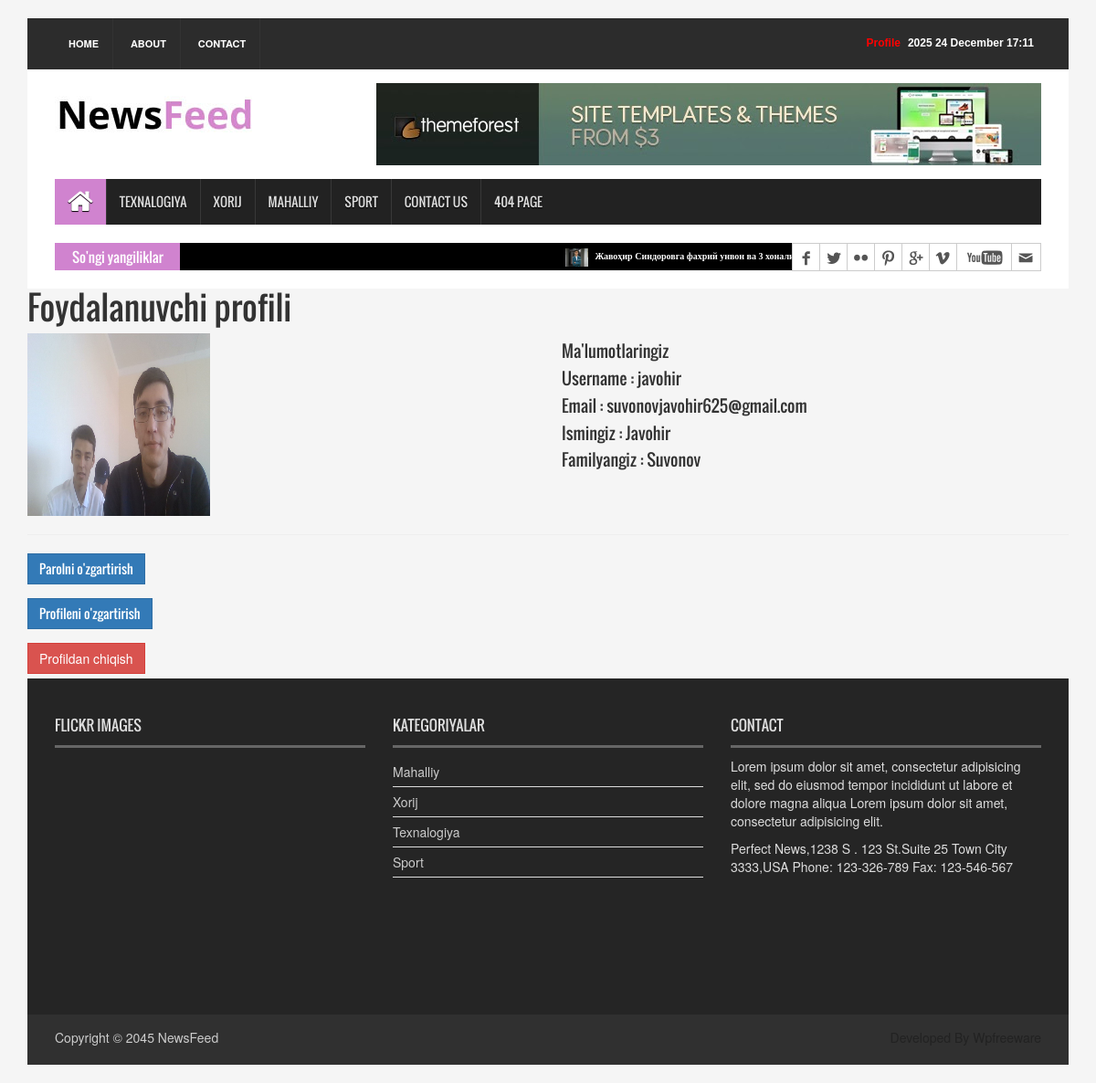
Before: /accounts/profile/ (signed in) with the older database file.
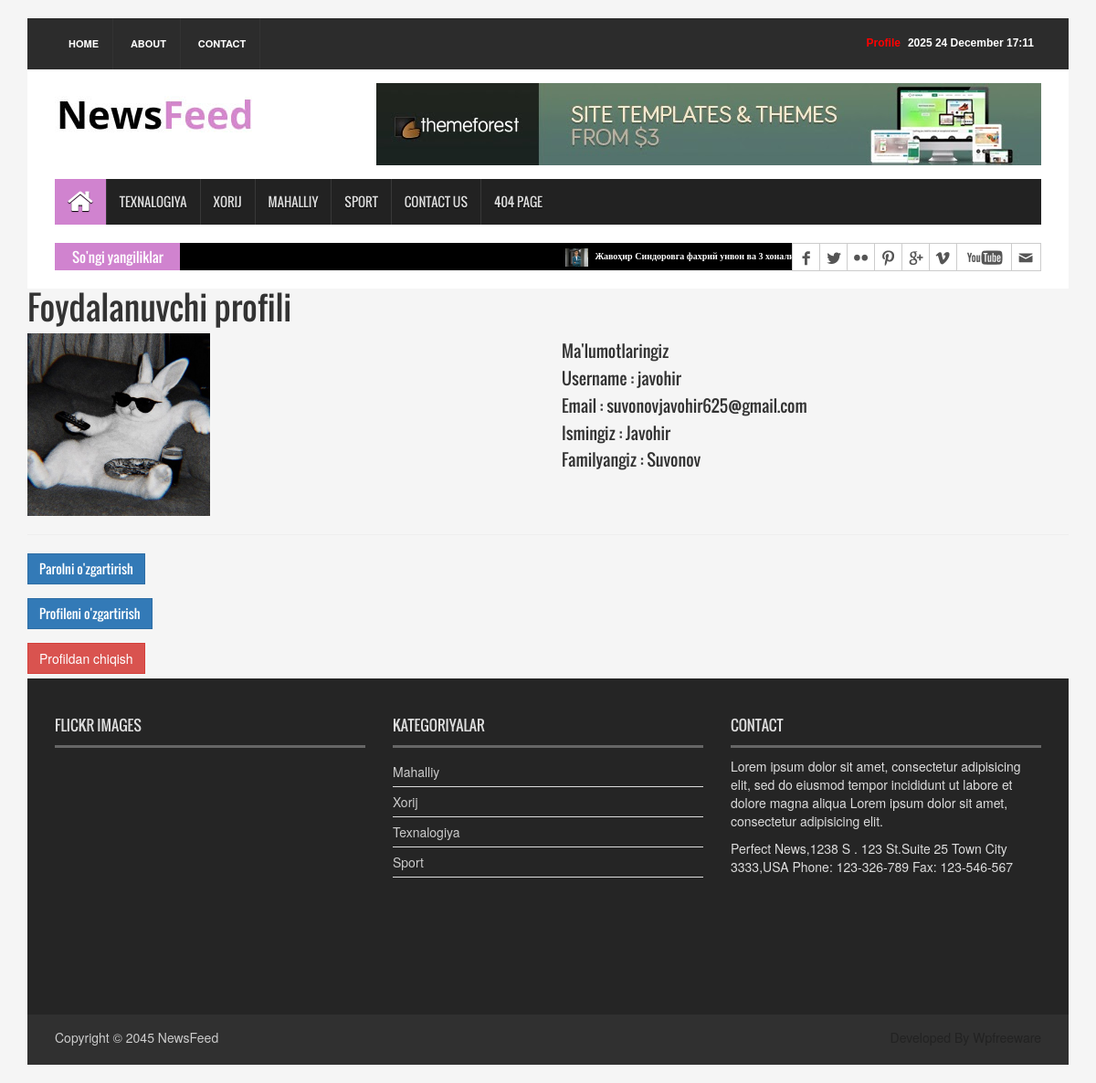
After: the same page with the newer database file.
### news_app/models.py (models this page shows, shortened)
class New(models.Model):
    class Status(models.TextChoices):
        Draft = "DF", "Draft"
        Published = "PB", "Published"
    title = models.CharField(max_length=250)
    slug = models.SlugField(max_length=250, unique=True, blank=True)
    body = models.TextField()
    image = models.ImageField(upload_to="news/images")
    category = models.ForeignKey(Category, on_delete=models.CASCADE)
    publish_time = models.DateTimeField(default=timezone.now)
    created_time = models.DateTimeField(auto_now_add=True)
    update_time = models.DateTimeField(auto_now=True)
    status = models.CharField(
        max_length=2, choices=Status.choices, default=Status.Draft
    )
    objects = models.Manager()
    published = PublishedManager()
    class Meta:
        ordering = ["-publish_time"]

class Category(models.Model):
    name = models.CharField(max_length=150)

### accounts/models.py (models this page shows, shortened)
class ProfileModel(models.Model):
    user = models.OneToOneField(User, on_delete=models.CASCADE , related_name='profile')
    image = models.ImageField(upload_to="users/", blank=True, null=True)
    date_of_birth = models.DateTimeField(blank=True , null=True)

### accounts/views.py (the view)
# urls.py: path("profile/", dashbord_view, name="profile"),
@login_required
def dashbord_view(request):
    user = request.user
    profile = request.user.profile
    context = {"user": user , "profile" : profile}
    return render(request, "pages/profile.html", context)

### news_app/context_compresser.py (called while the page is built)
def last_news(request) :
    last_news = New.published.all().order_by("-publish_time")[:10]
    context = {
        'last_news' : last_news
    }
    return context

def categories_list(request):
    categories_list = Category.objects.all()
    context = {
        'categories' : categories_list
    }
    return context

### news_app/models.py (called while the page is built)
    def get_queryset(self):
        return super().get_queryset().filter(status  =  New.Status.Published)

### templates/pages/profile.html (shortened to what this page needs)
{% extends "news/base.html" %}
{% load static %}
{% block content %}
<h1>Foydalanuvchi profili</h1>
<div class="row">
    <div class=" col col-md-6">
        <img src="{{profile.image.url}}" style="width: 200px; height: 200px;" alt="{{profile.user.username}}">
    </div>
    <div class=" col col-md-6">
        <h4>Ma'lumotlaringiz</h4>
        <h4>Username : {{user.username}}</h4>
        <h4>Email : {{user.email}}</h4>
        <h4>Ismingiz : {{user.first_name}}</h4>
        <h4>Familyangiz : {{user.last_name}}</h4>
    </div>
</div>
<hr>
<h5><a class="btn btn-primary" href="{% url 'password_change' %}">Parolni o'zgartirish</a></h5>
<h5><a class="btn btn-primary" href="{% url 'profile_edit' %}">Profileni o'zgartirish</a></h5>
<form action="{% url 'logout' %}" method="post">
    <button class="btn btn-danger" type="submit">Profildan chiqish</button>
</form>
{% endblock content %}

### templates/news/base.html (shortened to what this page needs)
{% load static %}
<!DOCTYPE html>
<html>
<head>
    <link rel="stylesheet" type="text/css" href="{% static 'css/bootstrap.min.css' %}">
    <link rel="stylesheet" type="text/css" href="{% static 'css/font-awesome.min.css'%}">
    <link rel="stylesheet" type="text/css" href="{% static 'css/animate.css'%}">
    <link rel="stylesheet" type="text/css" href="{% static 'css/font.css'%}">
    <link rel="stylesheet" type="text/css" href="{% static 'css/li-scroller.css'%}">
    <link rel="stylesheet" type="text/css" href="{% static 'css/slick.css'%}">
    <link rel="stylesheet" type="text/css" href="{% static 'css/jquery.fancybox.css'%}">
    <link rel="stylesheet" type="text/css" href="{% static 'css/theme.css'%}">
    <link rel="stylesheet" type="text/css" href="{% static 'css/style.css'%}">
</head>
<body>
    <div class="container">
        <header id="header">
            <div class="row">
                <div class="col-lg-12 col-md-12 col-sm-12">
                    <div class="header_top">
                        <div class="header_top_left">
                            <ul class="top_nav">
                                <li><a href="{% url 'home' %}">Home</a></li>
                                <li><a href="#">About</a></li>
                                <li><a href="{% url 'contact-us' %}">Contact</a></li>
                            </ul>
                        </div>
                        <div class="header_top_right">
                            <p> {% now "Y j F H:i" %}</p>
                            {% if request.user.is_authenticated %}
                            <p><a href="{% url 'profile' %}" style="color: red;">Profile</a></p>
                            {% else %}
                            <p><a href="{% url 'login' %}" style="color: red;">Kirish</a></p>
                            {% endif %}
                        </div>
                    </div>
                </div>
                <div class="col-lg-12 col-md-12 col-sm-12">
                    <div class="header_bottom">
                        <div class="logo_area"><a href="index.html" class="logo"><img src="images/logo.jpg" alt=""></a>
                        </div>
                        <div class="add_banner"><a href="#"><img src="{% static 'images/addbanner_728x90_V1.jpg' %}"
                                    alt=""></a>
                        </div>
                    </div>
                </div>
            </div>
        </header>
        <section id="navArea">
            <nav class="navbar navbar-inverse" role="navigation">
                <div id="navbar" class="navbar-collapse collapse">
                    <ul class="nav navbar-nav main_nav">
                        <li class="active">
                            <a href="{% url 'home' %}">
                                <span class="fa fa-home desktop-home"></span>
                            </a>
                        </li>
                        <li><a href="{% url 'texno_page' %}">Texnalogiya</a></li>
                        <li><a href="{% url 'foreign_page' %}">Xorij</a></li>
                        <li><a href="{% url 'local_page' %}">Mahalliy</a></li>
                        <li><a href="{% url 'sport_page' %}">Sport</a></li>
                        <li><a href="{% url 'contact-us' %}">Contact Us</a></li>
                        <li><a href="{% url '404' %}">404 Page</a></li>
                    </ul>
                </div>
            </nav>
        </section>
        <section id="newsSection">
            <div class="row">
                <div class="col-lg-12 col-md-12">
                    <div class="latest_newsarea"><span>So'ngi yangiliklar</span>
                        <ul id="ticker01" class="news_sticker">
                            {% for news in last_news %}
                            <li>
                                <a href="{% url 'news_detail' news.pk %}"><img src="{{news.image.url}}" alt="">
                                   {{news.title}}
                                </a>
                            </li>
                            {% endfor %}
                        </ul>
                        <div class="social_area">
                            <ul class="social_nav">
                                <li class="facebook"><a href="#"></a></li>
                                <li class="twitter"><a href="#"></a></li>
                                <li class="flickr"><a href="#"></a></li>
                                <li class="pinterest"><a href="#"></a></li>
                                <li class="googleplus"><a href="#"></a></li>
                                <li class="vimeo"><a href="#"></a></li>
                                <li class="youtube"><a href="#"></a></li>
                                <li class="mail"><a href="#"></a></li>
                            </ul>
                        </div>
                    </div>
                </div>
            </div>
        </section>
        {% block content %}
        {% endblock content %}
        <footer id="footer">
            <div class="footer_top">
                <div class="row">
                    <div class="col-lg-4 col-md-4 col-sm-4">
                        <div class="footer_widget wow fadeInLeftBig">
                            <h2>Flickr Images</h2>
                        </div>
                    </div>
                    <div class="col-lg-4 col-md-4 col-sm-4">
                        <div class="footer_widget wow fadeInDown">
                            <h2>Kategoriyalar</h2>
                            <ul class="tag_nav">
                                {% for category in categories %}
                                <li><a href="#">{{category.name}}</a></li>
                                {% endfor %}
                            </ul>
                        </div>
                    </div>
                    <div class="col-lg-4 col-md-4 col-sm-4">
                        <div class="footer_widget wow fadeInRightBig">
                            <h2>Contact</h2>
                            <p>Lorem ipsum dolor sit amet, consectetur adipisicing elit, sed do eiusmod tempor
                                incididunt ut
                                labore et dolore magna aliqua Lorem ipsum dolor sit amet, consectetur adipisicing elit.
                            </p>
                            <address>
                                Perfect News,1238 S . 123 St.Suite 25 Town City 3333,USA Phone: 123-326-789 Fax:
                                123-546-567
                            </address>
                        </div>
                    </div>
                </div>
            </div>
            <div class="footer_bottom">
                <p class="copyright">Copyright &copy; 2045 <a href="index.html">NewsFeed</a></p>
                <p class="developer">Developed By Wpfreeware</p>
            </div>
        </footer>
    </div>
</body>
</html>

### static/css/li-scroller.css (style rules this page uses)
ul.newsticker { position:relative; left:750px; font:bold 10px Verdana; list-style-type:none; margin:0; padding:0 }
ul.newsticker li { float:left; margin:0; padding:0 }
ul.newsticker a { white-space:nowrap; padding:0; color:#fff; margin:0 50px 0 0 }
ul.newsticker a > img { height:20px; margin-right:5px; width:25px }

### static/css/theme.css (style rules this page uses)
.navbar-inverse .navbar-nav > .active > a, .navbar-inverse .navbar-nav > .active > a:hover, .navbar-inverse .navbar-nav > .active > a:focus { background-color: #d083cf }
.latest_newsarea span { background: none repeat scroll 0 0 #d083cf }

Changed rows visible on the page:
changed ProfileModel: image: a different picture
